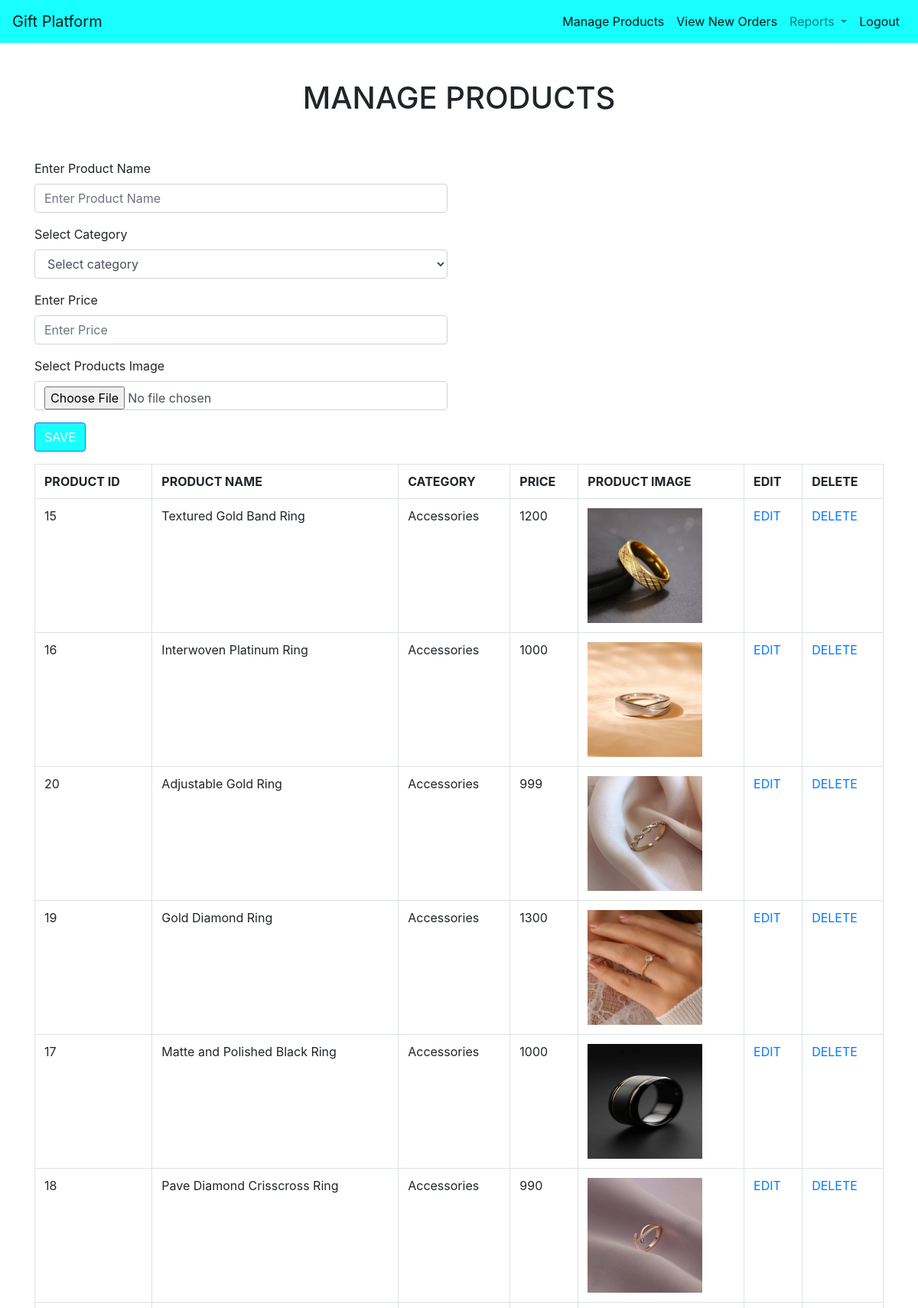
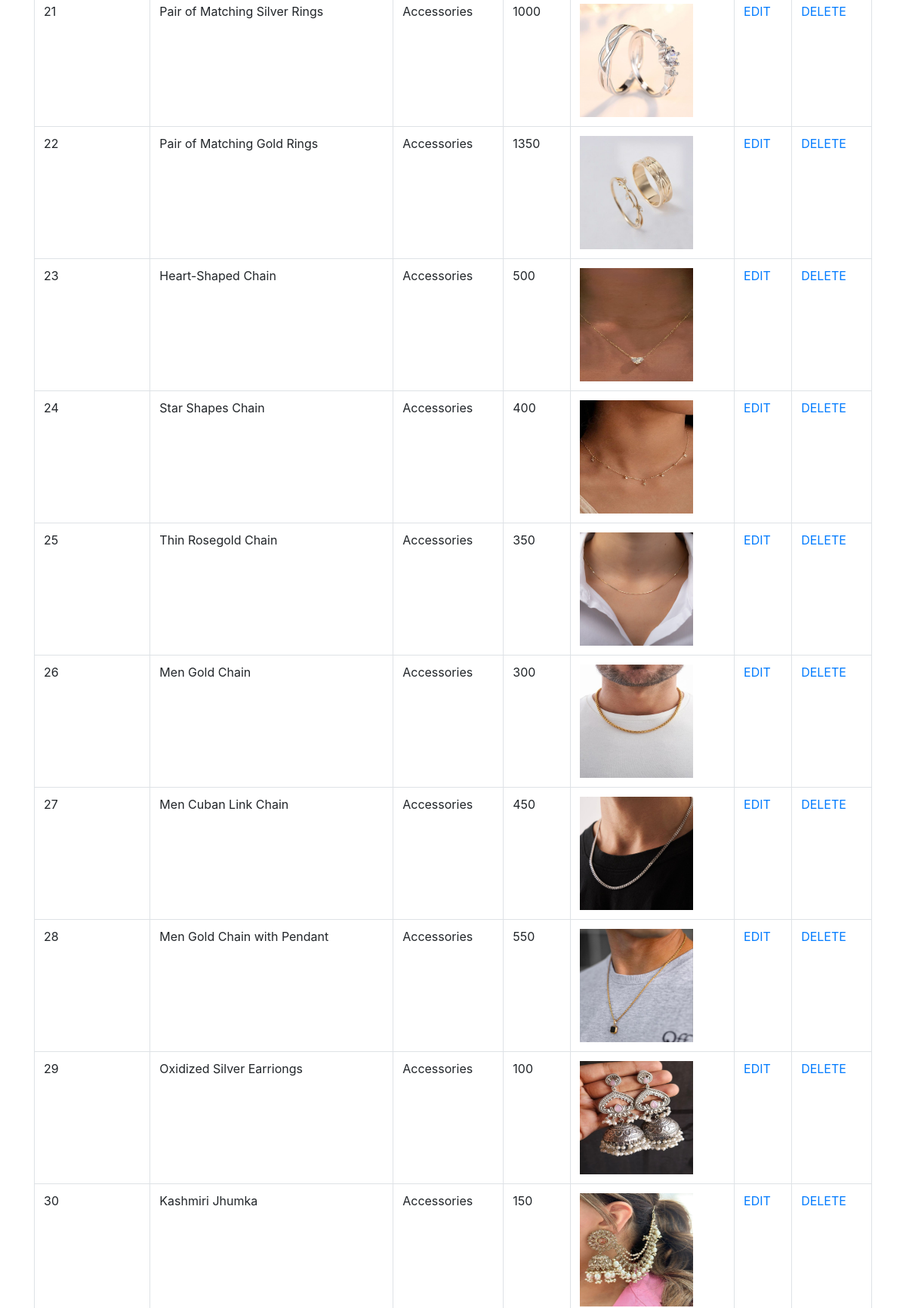
Screenshot of /supplier_manage_products.php (signed in, upper part) with the database file from the repository (2 pictures, top to bottom).
### tables this page shows
CREATE TABLE IF NOT EXISTS `product_detail` (
  `product_id` int(10) NOT NULL AUTO_INCREMENT,
  `product_name` varchar(50) NOT NULL,
  `description` varchar(500) NOT NULL,
  `category_id` int(10) NOT NULL,
  `price` varchar(10) NOT NULL,
  `product_image` varchar(50) NOT NULL,
  `supplier_id` int(10) NOT NULL,
  PRIMARY KEY (`product_id`)
);

CREATE TABLE IF NOT EXISTS `product_category` (
  `category_id` int(10) NOT NULL,
  `category` varchar(50) NOT NULL,
  PRIMARY KEY (`category_id`)
);

### supplier_manage_products.php (the view, shortened to what this page needs)
<?php
include("supplier_header.php");
include("connect.php");
?>
<div class="container">
    <div class="row">
        <div class="col-md-12 text-center mt-5">
            <h1>MANAGE PRODUCTS</h1>
         </div>
    </div>
    <div class="row mt-5">
          <div class="col-md-6">
            <form method="post" name="form1" enctype="multipart/form-data">
                <div class="form-group">
                    <label for="exampleInputEmail1">Enter Product Name</label>
                    <input type="text" class="form-control" name="txtname" placeholder="Enter Product Name" value="<?php echo $name1;?>">
                </div>
                <div class="form-group">
                    <label for="exampleInputEmail1">Select Category</label>
                    <select class="form-control" name="selcat">
                        <option value="0">Select category</option>
                    </select>
                </div>
                <div class="form-group">
                    <label for="exampleInputEmail1">Enter Price</label>
                    <input type="text" class="form-control" name="txtprice" placeholder="Enter Price" value="<?php echo $price1;?>">
                </div>
                <div class="form-group">
                    <label for="exampleInputEmail1">Select Products Image</label>
                    <input type="file" class="form-control" name="txtimg" id="txtimg">
                </div>
                <?php
                if(isset($_REQUEST['epid']))
                {
                    ?>
                        <img src="<?php echo $pimg1; ?>" style="width:150px; height:150px;" >
                        <button type="submit" class="btn btn-primary" name="btnupdate" onclick="return validation_update();" style="background-color: #18ffff;">UPDATE</button>
                    <?php
                }
                else
                {
                    ?>
                        <button type="submit" class="btn btn-primary" name="btnsave" onclick="return validation();" style="background-color: #18ffff;">SAVE</button>
                    <?php
                }
                ?>
            </form>
         </div>
         <div class="col-md-12">
            <?php
                $suppid = $_SESSION["suppid"];
                $res3=mysqli_query($con,"select * from product_detail where supplier_id='$suppid'");
                if(mysqli_num_rows($res3)>0)
                {
                    echo"<table class='table table-bordered'>
                           <tr>
                                <th> PRODUCT ID</th>
                                <th> PRODUCT NAME</th>
                                <th> CATEGORY</th>
                                <th> PRICE</th>
                                <th> PRODUCT IMAGE</th>
                                <th> EDIT</th>
                                <th> DELETE</th>
                            </tr>";
                        while($r3=mysqli_fetch_array($res3))
                        {
                            echo "<tr>";
                            echo "<td>$r3[0]</td>";
                            echo "<td>$r3[1]</td>";
                            $res4=mysqli_query($con,"select * from product_category where category_id='$r3[3]'");
                            $r4=mysqli_fetch_array($res4);
                            echo "<td>$r4[1]</td>";
                            echo "<td>$r3[4]</td>";
                            echo "<td><img src='$r3[5]' style='width:150px; height:150px;'></td>";
                            echo "<td><a href='supplier_manage_products.php?epid=$r3[0]'>EDIT</a></td>";
                            echo "<td><a href='supplier_manage_products.php?dpid=$r3[0]'>DELETE</a></td>";
                            echo "</tr>";
                        }
                    echo "</table>";
                }
                else
                {
                    echo "<h2>No Product Found</h2>";
                }
            ?>
        </div>
    </div>
</div>
<?php
include("footer.php");
?>

### rows the page displays
product_detail: product_id "15", product_name "Textured Gold Band Ring", category.category "Accessories", price "1200", product_image (picture)
product_detail: product_id "16", product_name "Interwoven Platinum Ring", category.category "Accessories", price "1000", product_image (picture)
product_detail: product_id "20", product_name "Adjustable Gold Ring", category.category "Accessories", price "999", product_image (picture)
product_detail: product_id "19", product_name "Gold Diamond Ring", category.category "Accessories", price "1300", product_image (picture)
product_detail: product_id "17", product_name "Matte and Polished Black Ring", category.category "Accessories", price "1000", product_image (picture)
product_detail: product_id "18", product_name "Pave Diamond Crisscross Ring", category.category "Accessories", price "990", product_image (picture)
product_detail: product_id "21", product_name "Pair of Matching Silver Rings", category.category "Accessories", price "1000", product_image (picture)
product_detail: product_id "22", product_name "Pair of Matching Gold Rings", category.category "Accessories", price "1350", product_image (picture)
product_detail: product_id "23", product_name "Heart-Shaped Chain", category.category "Accessories", price "500", product_image (picture)
product_detail: product_id "24", product_name "Star Shapes Chain", category.category "Accessories", price "400", product_image (picture)
product_detail: product_id "25", product_name "Thin Rosegold Chain", category.category "Accessories", price "350", product_image (picture)
product_detail: product_id "26", product_name "Men Gold Chain", category.category "Accessories", price "300", product_image (picture)
product_detail: product_id "27", product_name "Men Cuban Link Chain", category.category "Accessories", price "450", product_image (picture)
product_detail: product_id "28", product_name "Men Gold Chain with Pendant", category.category "Accessories", price "550", product_image (picture)
product_detail: product_id "29", product_name "Oxidized Silver Earriongs", category.category "Accessories", price "100", product_image (picture)
product_detail: product_id "30", product_name "Kashmiri Jhumka", category.category "Accessories", price "150", product_image (picture)
